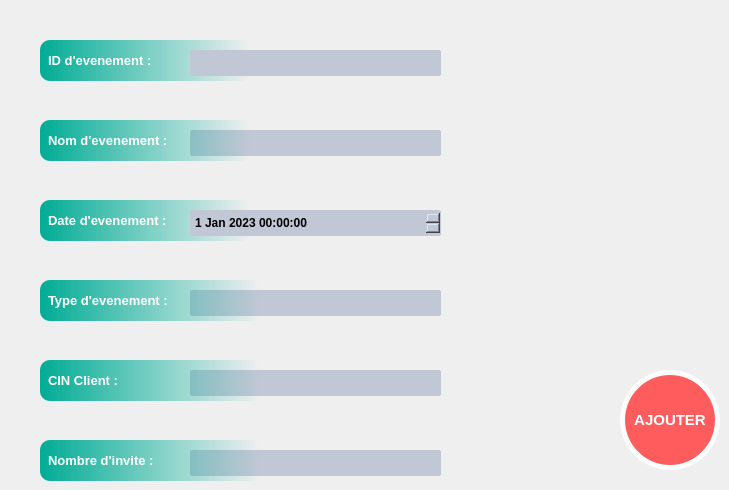
         <widget class="QWidget" name="page_2">
          <widget class="QLineEdit" name="lineEdit_NOM_EV">
           <property name="geometry">
            <rect>
             <x>190</x>
             <y>130</y>
             <width>251</width>
             <height>26</height>
            </rect>
           </property>
           <property name="styleSheet">
            <string notr="true">/*-----QLineEdit-----*/
QLineEdit
{
	background-color: #c2c7d5;
	color: #000;
	font-weight: bold;
	border: none;
	border-radius: 2px;
	padding: 3px;

}</string>
           </property>
           <property name="text">
            <string/>
           </property>
          </widget>
          <widget class="QLineEdit" name="lineEdit_TYPE_EV">
           <property name="geometry">
            <rect>
             <x>190</x>
             <y>290</y>
             <width>251</width>
             <height>26</height>
            </rect>
           </property>
           <property name="styleSheet">
            <string notr="true">/*-----QLineEdit-----*/
QLineEdit
{
	background-color: #c2c7d5;
	color: #000;
	font-weight: bold;
	border: none;
	border-radius: 2px;
	padding: 3px;

}</string>
           </property>
           <property name="text">
            <string/>
           </property>
          </widget>
          <widget class="QLabel" name="label_nom_ev">
           <property name="geometry">
            <rect>
             <x>40</x>
             <y>120</y>
             <width>211</width>
             <height>41</height>
            </rect>
           </property>
           <property name="styleSheet">
            <string notr="true">/*-----QLabel-----*/
QLabel
{
background-color: qlineargradient(spread:pad, x1:0, y1:0.511, x2:1, y2:0.511, stop:0 rgba(0, 172, 149, 255),stop:0.995192 rgba(0,0,0,0));



	color: #ffffff;
	font-size: 13px;
	font-weight: bold;
	border: 5px;
	border-radius:10px;
	padding: 5px;

}</string>
           </property>
           <property name="text">
            <string>Nom d'evenement :</string>
           </property>
          </widget>
          <widget class="QLabel" name="label_type_ev">
           <property name="geometry">
            <rect>
             <x>40</x>
             <y>280</y>
             <width>221</width>
             <height>41</height>
            </rect>
           </property>
           <property name="styleSheet">
            <string notr="true">/*-----QLabel-----*/
QLabel
{
background-color: qlineargradient(spread:pad, x1:0, y1:0.511, x2:1, y2:0.511, stop:0 rgba(0, 172, 149, 255),stop:0.995192 rgba(0,0,0,0));



	color: #ffffff;
	font-size: 13px;
	font-weight: bold;
	border: 5px;
	border-radius:10px;
	padding: 5px;

}</string>
           </property>
           <property name="text">
            <string>Type d'evenement :</string>
           </property>
          </widget>
          <widget class="QLabel" name="label_date_ev">
           <property name="geometry">
            <rect>
             <x>40</x>
             <y>200</y>
             <width>211</width>
             <height>41</height>
            </rect>
           </property>
           <property name="styleSheet">
            <string notr="true">
/*-----QLabel-----*/
QLabel
{
background-color: qlineargradient(spread:pad, x1:0, y1:0.511, x2:1, y2:0.511, stop:0 rgba(0, 172, 149, 255),stop:0.995192 rgba(0,0,0,0));



	color: #ffffff;
	font-size: 13px;
	font-weight: bold;
	border: 5px;
	border-radius:10px;
	padding: 5px;

}</string>
           </property>
           <property name="text">
            <string>Date d'evenement :</string>
           </property>
          </widget>
          <widget class="QLabel" name="label_cin_ev">
           <property name="geometry">
            <rect>
             <x>40</x>
             <y>360</y>
             <width>221</width>
             <height>41</height>
            </rect>
           </property>
           <property name="styleSheet">
            <string notr="true">/*-----QLabel-----*/
QLabel
{
background-color: qlineargradient(spread:pad, x1:0, y1:0.511, x2:1, y2:0.511, stop:0 rgba(0, 172, 149, 255),stop:0.995192 rgba(0,0,0,0));



	color: #ffffff;
	font-size: 13px;
	font-weight: bold;
	border: 5px;
	border-radius:10px;
	padding: 5px;

}</string>
           </property>
           <property name="text">
            <string>CIN Client :</string>
           </property>
          </widget>
          <widget class="QLineEdit" name="lineEdit_CIN_EV_aj">
           <property name="geometry">
            <rect>
             <x>190</x>
             <y>370</y>
             <width>251</width>
             <height>26</height>
            </rect>
           </property>
           <property name="styleSheet">
            <string notr="true">/*-----QLineEdit-----*/
QLineEdit
{
	background-color: #c2c7d5;
	color: #000;
	font-weight: bold;
	border: none;
	border-radius: 2px;
	padding: 3px;

}</string>
           </property>
           <property name="text">
            <string/>
           </property>
           <property name="maxLength">
            <number>8</number>
           </property>
          </widget>
          <widget class="QPushButton" name="pushButton_ajouter_vrai">
           <property name="geometry">
            <rect>
             <x>620</x>
             <y>370</y>
             <width>100</width>
             <height>100</height>
            </rect>
           </property>
           <property name="minimumSize">
            <size>
             <width>100</width>
             <height>100</height>
            </size>
           </property>
           <property name="styleSheet">
            <string notr="true">QPushButton{ 
background-color: #FF5D5D;
 border-style: solid;
 border-width:5px;
 border-radius:50px;
 border-color:white ;
 max-width:80px;
 max-height:80px;
 min-width:80px;
 min-height:80px;

color: #ffffff;
	font-size: 15px;
	font-weight: bold;

	padding: 5px;
}
QPushButton::hover
{
background-color: white;
border-color: #FF5D5D;
	color: #FF5D5D; 
}
QPushButton::pressed
{background-color: qlineargradient(stop:0 rgba(0, 207, 179, 255),stop:1 rgba(70, 255, 230, 255));

	color: black; 

}</string>
           </property>
           <property name="text">
            <string>AJOUTER</string>
           </property>
          </widget>
          <widget class="QDateTimeEdit" name="dateEdit_DATE_EV">
           <property name="geometry">
            <rect>
             <x>190</x>
             <y>210</y>
             <width>251</width>
             <height>26</height>
            </rect>
           </property>
           <property name="styleSheet">
            <string notr="true">/*-----QLineEdit-----*/
QDateTimeEdit
{
	background-color: #c2c7d5;
	color: #000;
	font-weight: bold;
	border: none;
	border-radius: 2px;
	padding: 3px;

}</string>
           </property>
           <property name="dateTime">
            <datetime>
             <hour>0</hour>
             <minute>0</minute>
             <second>0</second>
             <year>2023</year>
             <month>1</month>
             <day>1</day>
            </datetime>
           </property>
          </widget>
          <widget class="QLabel" name="label_id_ev">
           <property name="geometry">
            <rect>
             <x>40</x>
             <y>40</y>
             <width>211</width>
             <height>41</height>
            </rect>
           </property>
           <property name="styleSheet">
            <string notr="true">/*-----QLabel-----*/
QLabel
{
background-color: qlineargradient(spread:pad, x1:0, y1:0.511, x2:1, y2:0.511, stop:0 rgba(0, 172, 149, 255),stop:0.995192 rgba(0,0,0,0));



	color: #ffffff;
	font-size: 13px;
	font-weight: bold;
	border: 5px;
	border-radius:10px;
	padding: 5px;

}</string>
           </property>
           <property name="text">
            <string>ID d'evenement :</string>
           </property>
          </widget>
          <widget class="QLineEdit" name="lineEdit_ID_EV">
           <property name="geometry">
            <rect>
             <x>190</x>
             <y>50</y>
             <width>251</width>
             <height>26</height>
            </rect>
           </property>
           <property name="styleSheet">
            <string notr="true">/*-----QLineEdit-----*/
QLineEdit
{
	background-color: #c2c7d5;
	color: #000;
	font-weight: bold;
	border: none;
	border-radius: 2px;
	padding: 3px;

}</string>
           </property>
           <property name="text">
            <string/>
           </property>
          </widget>
          <widget class="QLineEdit" name="lineEdit_NB_EV">
           <property name="geometry">
            <rect>
             <x>190</x>
             <y>450</y>
             <width>251</width>
             <height>26</height>
            </rect>
           </property>
           <property name="styleSheet">
            <string notr="true">/*-----QLineEdit-----*/
QLineEdit
{
	background-color: #c2c7d5;
	color: #000;
	font-weight: bold;
	border: none;
	border-radius: 2px;
	padding: 3px;

}</string>
           </property>
           <property name="text">
            <string/>
           </property>
           <property name="maxLength">
            <number>8</number>
           </property>
          </widget>
          <widget class="QLabel" name="label_nb_ev">
           <property name="geometry">
            <rect>
             <x>40</x>
             <y>440</y>
             <width>221</width>
             <height>41</height>
            </rect>
           </property>
           <property name="styleSheet">
            <string notr="true">/*-----QLabel-----*/
QLabel
{
background-color: qlineargradient(spread:pad, x1:0, y1:0.511, x2:1, y2:0.511, stop:0 rgba(0, 172, 149, 255),stop:0.995192 rgba(0,0,0,0));



	color: #ffffff;
	font-size: 13px;
	font-weight: bold;
	border: 5px;
	border-radius:10px;
	padding: 5px;

}</string>
           </property>
           <property name="text">
            <string>Nombre d'invite :</string>
           </property>
          </widget>
          <zorder>lineEdit_NOM_EV</zorder>
          <zorder>lineEdit_TYPE_EV</zorder>
          <zorder>label_nom_ev</zorder>
          <zorder>label_type_ev</zorder>
          <zorder>label_date_ev</zorder>
          <zorder>lineEdit_CIN_EV_aj</zorder>
          <zorder>label_cin_ev</zorder>
          <zorder>pushButton_ajouter_vrai</zorder>
          <zorder>dateEdit_DATE_EV</zorder>
          <zorder>label_id_ev</zorder>
          <zorder>lineEdit_ID_EV</zorder>
          <zorder>lineEdit_NB_EV</zorder>
          <zorder>label_nb_ev</zorder>
         </widget>
